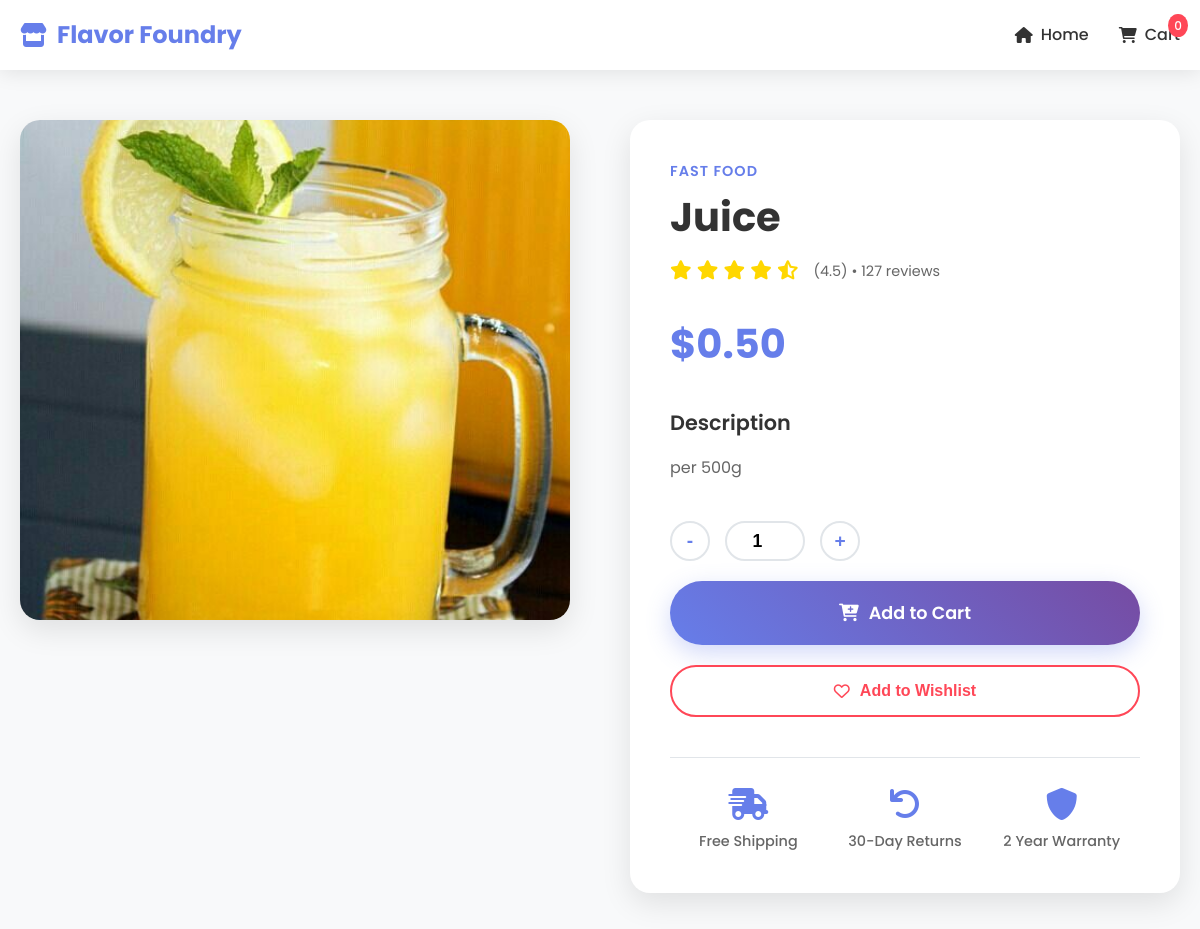
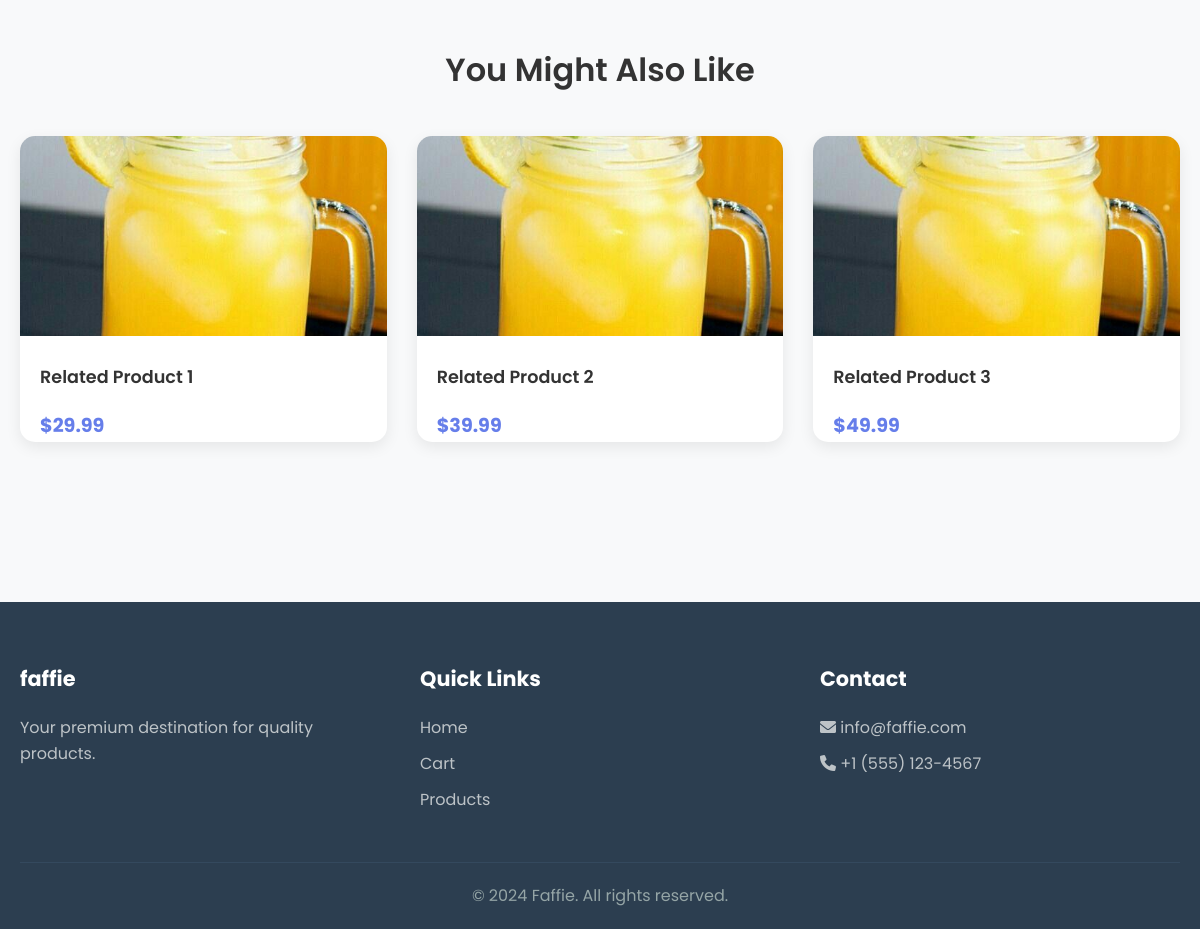
Screenshot of /product/2/ with the database file from the repository (2 pictures, top to bottom).
### shop/models.py (models this page shows, shortened)
class Product(models.Model):
    name = models.CharField(max_length=100)
    price = models.DecimalField(max_digits=8, decimal_places=2)  # increased range
    description = models.TextField()
    image = models.ImageField(upload_to='products/')
    category = models.ForeignKey(Category, on_delete=models.CASCADE)

class Category(models.Model):
    name = models.CharField(max_length=50)

### shop/views.py (the view)
# urls.py: path('product/<int:id>/', views.product_detail, name='product_detail'),
def product_detail(request, id):
    product = get_object_or_404(Product, id=id)
    cart_items_count = CartItem.objects.count()
    return render(request, 'shop/product_detail.html', {
        'product': product,
        'items': cart_items_count
    })

### shop/templates/shop/product_detail.html (shortened to what this page needs)
{% load static %}
<!DOCTYPE html>
<html lang="en">
<head>
    <link rel="stylesheet" href="{% static 'css/product_detail.css' %}">
    <link rel="stylesheet" href="https://cdnjs.cloudflare.com/ajax/libs/font-awesome/6.0.0/css/all.min.css">
</head>
<body>
    <nav class="navbar">
        <div class="nav-container">
            <div class="nav-logo">
                <i class="fas fa-store"></i>
                <span>Flavor Foundry</span>
            </div>
            <div class="nav-links">
                <a href="{% url 'home' %}" class="nav-link"><i class="fas fa-home"></i> Home</a>
                <a href="{% url 'cart' %}" class="nav-link cart-link">
                    <i class="fas fa-shopping-cart"></i> Cart
                    <span class="cart-count">{{ items|length }}</span>
                </a>
            </div>
        </div>
    </nav>
    <section class="product-detail">
        <div class="container">
            <div class="product-container">
                <div class="product-gallery">
                    <div class="main-image">
                        <img src="{{ product.image.url }}" alt="{{ product.name }}" id="mainImage">
                    </div>
                </div>
                <div class="product-info">
                    <div class="product-category">{{ product.category.name }}</div>
                    <h1 class="product-title">{{ product.name }}</h1>
                    <div class="product-rating">
                        <div class="stars">
                            <i class="fas fa-star"></i>
                            <i class="fas fa-star"></i>
                            <i class="fas fa-star"></i>
                            <i class="fas fa-star"></i>
                            <i class="fas fa-star-half-alt"></i>
                        </div>
                        <span class="rating-text">(4.5) • 127 reviews</span>
                    </div>
                    <div class="product-price">
                        <span class="current-price">${{ product.price }}</span>
                    </div>
                    <div class="product-description">
                        <h3>Description</h3>
                        <p>{{ product.description }}</p>
                    </div>
                    <div class="product-actions">
                        <div class="quantity-selector">
                            <button class="qty-btn" onclick="changeQuantity(-1)">-</button>
                            <input type="number" id="quantity" value="1" min="1" max="10">
                            <button class="qty-btn" onclick="changeQuantity(1)">+</button>
                        </div>
                        <a href="{% url 'add_to_cart' product.id %}" class="add-to-cart-btn" id="addToCartBtn">
                            <i class="fas fa-cart-plus"></i> Add to Cart
                        </a>
                        <button class="wishlist-btn">
                            <i class="far fa-heart"></i> Add to Wishlist
                        </button>
                    </div>
                    <div class="product-features">
                        <div class="feature">
                            <i class="fas fa-shipping-fast"></i>
                            <span>Free Shipping</span>
                        </div>
                        <div class="feature">
                            <i class="fas fa-undo"></i>
                            <span>30-Day Returns</span>
                        </div>
                        <div class="feature">
                            <i class="fas fa-shield-alt"></i>
                            <span>2 Year Warranty</span>
                        </div>
                    </div>
                </div>
            </div>
            <div class="related-products">
                <h2>You Might Also Like</h2>
                <div class="related-grid">
                    <div class="related-card">
                        <img src="{{ product.image.url }}" alt="Related Product">
                        <h4>Related Product 1</h4>
                        <span class="price">$29.99</span>
                    </div>
                    <div class="related-card">
                        <img src="{{ product.image.url }}" alt="Related Product">
                        <h4>Related Product 2</h4>
                        <span class="price">$39.99</span>
                    </div>
                    <div class="related-card">
                        <img src="{{ product.image.url }}" alt="Related Product">
                        <h4>Related Product 3</h4>
                        <span class="price">$49.99</span>
                    </div>
                </div>
            </div>
        </div>
    </section>
    <footer class="footer">
        <div class="container">
            <div class="footer-content">
                <div class="footer-section">
                    <h3>faffie</h3>
                    <p>Your premium destination for quality products.</p>
                </div>
                <div class="footer-section">
                    <h3>Quick Links</h3>
                    <ul>
                        <li><a href="{% url 'home' %}">Home</a></li>
                        <li><a href="{% url 'cart' %}">Cart</a></li>
                        <li><a href="#products">Products</a></li>
                    </ul>
                </div>
                <div class="footer-section">
                    <h3>Contact</h3>
                    <p><i class="fas fa-envelope"></i> info@faffie.com</p>
                    <p><i class="fas fa-phone"></i> +1 (555) 123-4567</p>
                </div>
            </div>
            <div class="footer-bottom">
                <p>&copy; 2024 Faffie. All rights reserved.</p>
            </div>
        </div>
    </footer>
</body>
</html>

### rows the page displays
Product: image (picture), category.name "FAST FOOD", name "Juice", price "0.50", description "per 500g"

### other values shown
{{ items|length }} "0"
